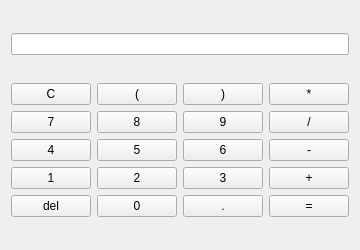
<?xml version="1.0" encoding="UTF-8"?>
<ui version="4.0">
 <class>Widget</class>
 <widget class="QWidget" name="Widget">
  <property name="geometry">
   <rect>
    <x>0</x>
    <y>0</y>
    <width>200</width>
    <height>250</height>
   </rect>
  </property>
  <property name="maximumSize">
   <size>
    <width>200</width>
    <height>250</height>
   </size>
  </property>
  <property name="windowTitle">
   <string>Widget</string>
  </property>
  <layout class="QVBoxLayout" name="verticalLayout_4">
   <item>
    <layout class="QVBoxLayout" name="verticalLayout_2">
     <item>
      <widget class="QLineEdit" name="lineEdit"/>
     </item>
    </layout>
   </item>
   <item>
    <layout class="QVBoxLayout" name="verticalLayout_3">
     <item>
      <layout class="QHBoxLayout" name="horizontalLayout">
       <item>
        <widget class="QPushButton" name="btn_clear">
         <property name="text">
          <string>C</string>
         </property>
        </widget>
       </item>
       <item>
        <widget class="QPushButton" name="btn_left_con">
         <property name="text">
          <string>(</string>
         </property>
        </widget>
       </item>
       <item>
        <widget class="QPushButton" name="btn_right_con">
         <property name="text">
          <string>)</string>
         </property>
        </widget>
       </item>
       <item>
        <widget class="QPushButton" name="btn_multi">
         <property name="text">
          <string>*</string>
         </property>
        </widget>
       </item>
      </layout>
     </item>
     <item>
      <layout class="QHBoxLayout" name="horizontalLayout_8">
       <item>
        <widget class="QPushButton" name="btn_7">
         <property name="text">
          <string>7</string>
         </property>
        </widget>
       </item>
       <item>
        <widget class="QPushButton" name="btn_8">
         <property name="text">
          <string>8</string>
         </property>
        </widget>
       </item>
       <item>
        <widget class="QPushButton" name="btn_9">
         <property name="text">
          <string>9</string>
         </property>
        </widget>
       </item>
       <item>
        <widget class="QPushButton" name="btn_div">
         <property name="text">
          <string>/</string>
         </property>
        </widget>
       </item>
      </layout>
     </item>
     <item>
      <layout class="QHBoxLayout" name="horizontalLayout_9">
       <item>
        <widget class="QPushButton" name="btn_4">
         <property name="text">
          <string>4</string>
         </property>
        </widget>
       </item>
       <item>
        <widget class="QPushButton" name="btn_5">
         <property name="text">
          <string>5</string>
         </property>
        </widget>
       </item>
       <item>
        <widget class="QPushButton" name="btn_6">
         <property name="text">
          <string>6</string>
         </property>
        </widget>
       </item>
       <item>
        <widget class="QPushButton" name="btn_diffrent">
         <property name="text">
          <string>-</string>
         </property>
        </widget>
       </item>
      </layout>
     </item>
     <item>
      <layout class="QHBoxLayout" name="horizontalLayout_10">
       <item>
        <widget class="QPushButton" name="btn_1">
         <property name="text">
          <string>1</string>
         </property>
        </widget>
       </item>
       <item>
        <widget class="QPushButton" name="btn_2">
         <property name="text">
          <string>2</string>
         </property>
        </widget>
       </item>
       <item>
        <widget class="QPushButton" name="btn_3">
         <property name="text">
          <string>3</string>
         </property>
        </widget>
       </item>
       <item>
        <widget class="QPushButton" name="btn_add">
         <property name="text">
          <string>+</string>
         </property>
        </widget>
       </item>
      </layout>
     </item>
     <item>
      <layout class="QHBoxLayout" name="horizontalLayout_11">
       <item>
        <widget class="QPushButton" name="btn_del">
         <property name="text">
          <string>del</string>
         </property>
        </widget>
       </item>
       <item>
        <widget class="QPushButton" name="btn_0">
         <property name="text">
          <string>0</string>
         </property>
        </widget>
       </item>
       <item>
        <widget class="QPushButton" name="btn_dot">
         <property name="text">
          <string>.</string>
         </property>
        </widget>
       </item>
       <item>
        <widget class="QPushButton" name="btn_result">
         <property name="text">
          <string>=</string>
         </property>
        </widget>
       </item>
      </layout>
     </item>
    </layout>
   </item>
  </layout>
 </widget>
 <layoutdefault spacing="6" margin="11"/>
 <resources/>
 <connections/>
</ui>
